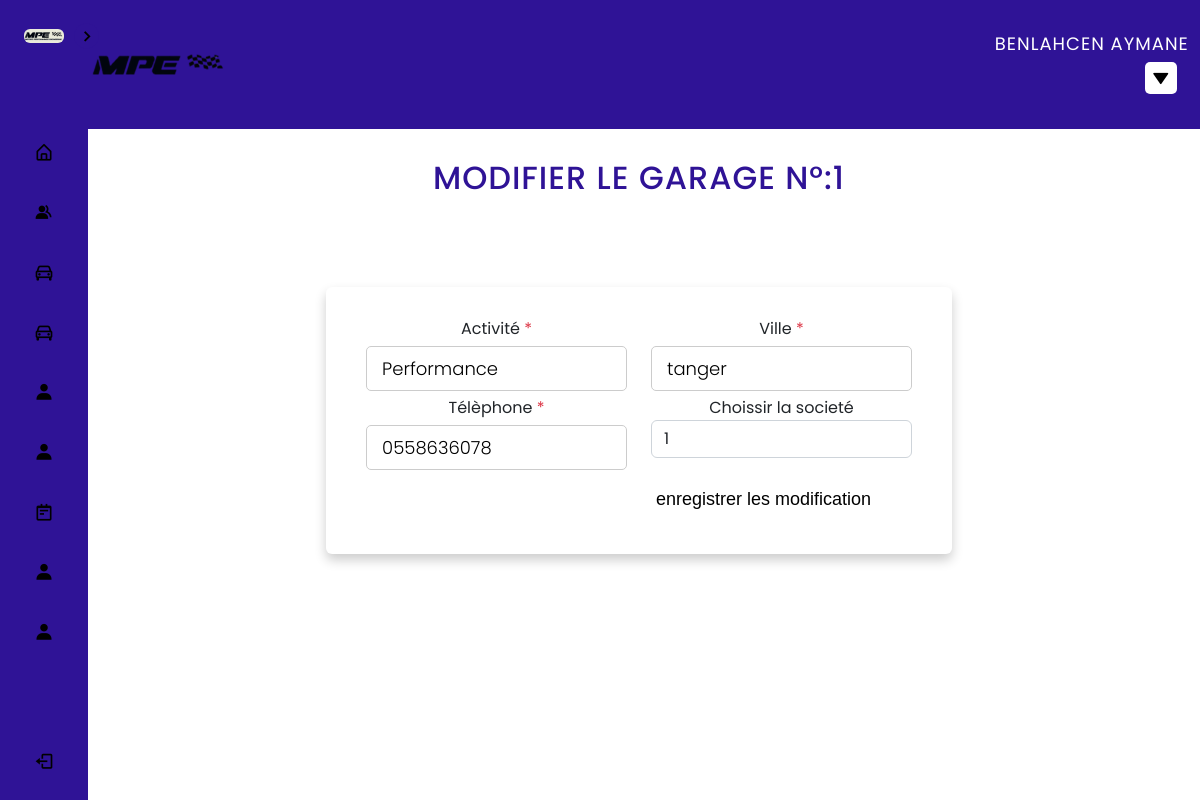
Page /admin/modifiergarage.php?idgarage=1 (signed in) on the committed database.
### tables this page shows
CREATE TABLE `garage` (
  `id_garage` int(11) NOT NULL,
  `id_societe` int(11) NOT NULL,
  `activite` varchar(150) DEFAULT NULL,
  `ville` varchar(50) DEFAULT NULL,
  `tel` varchar(15) DEFAULT NULL
);

### admin/modifiergarage.php (the view, shortened to what this page needs)
<?php
include 'header.php';
$idgarage = $_GET['idgarage'];
include 'cnxpdo.php';
if (isset($_GET['idgarage'])) {
    $req = $cnx->query("select * from garage where id_garage = $idgarage");
    $ligne = $req->fetch();
}
?>
<head>
    <link href="https://cdn.jsdelivr.net/npm/bootstrap@5.2.0-beta1/dist/css/bootstrap.min.css" rel="stylesheet">
</head>
<div class="container-fluid px-1 py-5 mx-auto">
    <div class="row d-flex justify-content-center">
        <div class="col-xl-7 col-lg-8 col-md-9 col-11 text-center">
            <h2>Modifier le garage N°:<?php echo $idgarage ?></h2>
            <div class="card">
                <form action="" method="post">
                    <div class="row justify-content-between text-left">
                        <div class="form-group col-sm-6 flex-column d-flex">
                            <label class="form-control-label px-3">Activité<span class="text-danger"> *</span></label>
                            <input type="text" id="activite" name="activite" value="<?php echo $ligne['activite'] ?>" required>
                        </div>
                        <div class="form-group col-sm-6 flex-column d-flex">
                            <label class="form-control-label px-3">Ville<span class="text-danger"> *</span></label>
                            <input type="text" id="ville" name="ville" value="<?php echo $ligne['ville'] ?>" required>
                        </div>
                    </div>
                    <div class="row justify-content-between text-left">
                        <div class="form-group col-sm-6 flex-column d-flex">
                            <label class="form-control-label px-3">Télèphone<span class="text-danger"> *</span></label>
                            <input type="text" id="tel" name="tel" value="<?php echo $ligne['tel'] ?>" required>
                        </div>
                    <div class="form-group col-sm-6 flex-column d-flex">
                        <label>Choissir la societé</label>
                        <select name="id_societe" id="id_societe" class="form-control">
                            <?php
                            $societes = $cnx->prepare("SELECT id_societe from societe");
                            $societes->execute();
                            foreach ($societes as $societe) {
                            ?>
                                <option><?php echo $societe['id_societe']; ?></option>
                            <?php
                            }
                            ?>
                        </select>
                    </div>
                    <div class="row justify-content-end">
                        <div class="form-group col-sm-6">
                            <button type="submit" name="modifier" class="btn btn-custom">enregistrer les modification</button>
                        </div>
                    </div>
                </form>
            </div>
        </div>
    </div>
</div>

### admin/header.php (shortened to what this page needs)
<?php
include 'cnx.php';
?>
<!DOCTYPE html>
<html lang="fr">
<head>
    <link href="https://cdn.jsdelivr.net/npm/bootstrap@5.2.0-beta1/dist/css/bootstrap.min.css" rel="stylesheet">
    <link rel="stylesheet" href="css/style.css">
    <link href='https://unpkg.com/boxicons@2.1.1/css/boxicons.min.css' rel='stylesheet'>
</head>
<body>
    <nav class="sidebar close">
        <header>
            <div class="image-text">
                <span class="image">
                    <a href="index.php">
                        <img src="img/logo.jpeg" alt="">
                    </a>
                </span>
            </div>
            <i class='bx bx-chevron-right toggle'></i>
        </header>
        <div class="menu-bar">
            <div class="menu">
                <ul class="menu-links">
                    <li class="nav-link">
                        <a href="index.php">
                            <i class='bx bx-home-alt icon'></i>
                        </a>
                    </li>
                    <li class="nav-link">
                        <a href="client.php">
                            <i class='bx bxs-group icon'></i>
                        </a>
                    </li>
                    <li class="nav-link">
                        <a href="voiture.php">
                            <i class='bx bx-car icon'></i>
                        </a>
                    </li>
                    <li class="nav-link">
                        <a href="piece.php">
                            <i class='bx bx-car icon'></i>
                        </a>
                    </li>
                    <li class="nav-link">
                        <a href="equipe.php">
                            <i class='bx bxs-user icon'></i>
                        </a>
                    </li>
                    <li class="nav-link">
                        <a href="employeur.php">
                            <i class='bx bxs-user icon'></i>
                        </a>
                    </li>
                    <li class="nav-link">
                        <a href="reparation.php">
                            <i class='bx bx-notepad icon'></i>
                        </a>
                    </li>
                    <li class="nav-link">
                        <a href="user.php">
                            <i class='bx bxs-user icon'></i>
                        </a>
                    </li>
                    <li class="nav-link">
                        <a href="garage.php">
                            <i class='bx bxs-user icon'></i>
                        </a>
                    </li>
                </ul>
            </div>
            <div class="bottom-content">
                <li class="">
                    <a href="logout.php">
                        <i class='bx bx-log-out icon'></i>
                    </a>
                </li>
            </div>
        </div>
    </nav>
    <section class="home">
        <div class="tfff">
            <header class="headerf">
                <img class="logo" src="img/image2.png" alt="logo">
                <span class="userrr">
                    <?php
                    $email = $_SESSION['admin'];
                    $query = "select * from admin where email = '$email'";
                    $stm = $cnx->prepare($query);
                    $stm->execute();
                    $admin = $stm->fetch();
                    echo $admin['nom'] . ' ' . $admin['prenom'];
                    ?></ </span>
                    <div class="dropdown">
                        <button class="dropbtn"><i class='bx bxs-down-arrow'></i></button>
                    </div>
            </header>

### admin/css/style.css (style rules this page uses)
* { margin: 0; padding: 0; box-sizing: border-box; font-family: 'Poppins', sans-serif; }
:root { --body-color: transparent; --sidebar-color: #2f1396; --primary-color: #2f1396; --primary-color-light: #2f1396; --toggle-color: rgb(255, 255, 255); --text-color: #ffffff; --tran-03: all 0.2s ease; --tran-03: all 0.3s ease; --tran-04: all 0.3s ease; --tran-05: all 0.3s ease; }
.ol, ul { padding-left: 0rem; }
body { min-height: 100vh; background-color: var(--body-color); transition: var(--tran-05); background-image: url("img/bgv.jpg"); }
.sidebar { position: fixed; top: 0; left: 0; height: 100%; width: 250px; padding: 10px 14px; background: var(--sidebar-color); transition: var(--tran-05); z-index: 100; }
.sidebar.close { width: 88px; }
.sidebar li { height: 50px; list-style: none; display: flex; align-items: center; margin-top: 10px; }
.sidebar header .image, .sidebar .icon { min-width: 60px; border-radius: 6px; }
.sidebar .icon { min-width: 60px; border-radius: 6px; height: 100%; display: flex; align-items: center; justify-content: center; font-size: 20px; }
.sidebar .text, .sidebar .icon { color: black; transition: var(--tran-03); }
.sidebar header { position: relative; }
.sidebar header .image-text { display: flex; align-items: center; }
.headerf { background-color: var(--sidebar-color); }
.sidebar header .image { display: flex; align-items: center; justify-content: center; }
.sidebar header .image img { width: 40px; border-radius: 6px; }
.sidebar header .toggle { position: absolute; top: 50%; right: -25px; transform: translateY(-50%) rotate(180deg); height: 25px; width: 25px; background-color: var(--primary-color); color: black; border-radius: 50%; display: flex; align-items: center; justify-content: center; font-size: 22px; cursor: pointer; transition: var(--tran-05); }
.sidebar.close .toggle { transform: translateY(-50%) rotate(0deg); }
.sidebar .menu { margin-top: 56px; }
.sidebar li a { list-style: none; height: 100%; background-color: transparent; display: flex; align-items: center; height: 100%; width: 100%; border-radius: 6px; text-decoration: none; transition: var(--tran-03); }
.sidebar .menu-bar { height: calc(100% - 55px); display: flex; flex-direction: column; justify-content: space-between; overflow-y: scroll; }
.home { position: absolute; top: 0; top: 0; left: 250px; height: 100vh; width: calc(100% - 250px); background-color: var(--body-color); transition: var(--tran-05); }
.sidebar.close ~ .home { left: 78px; height: 100vh; width: calc(100% - 78px); }
* { box-sizing: border-box; margin: 0; padding: 0; }
.tfff li, .tfff a,.tfff button { font-family: "Montserrat", sa,sans-serif; font-weight: 500; font-size: 16px; color:rgb(0, 0, 0); text-decoration: none; }
.tfff header { display: flex; justify-content: flex-end; align-items: center; padding: 0px 1%; }
.tfff .logo { cursor: pointer; margin-right: auto; }
.btn.btn-custom { padding: -1px 5px 10px 0px; text-align: center; font-size: 18px; font-weight: 500; color: #000000; background: white; border: none; border-radius: 60px; box-shadow: inset 0 0 0 0 var(--primary-color); transition: ease-out 0.5s; -webkit-transition: ease-out 0.5s; -moz-transition: ease-out 0.5s; }
* { box-sizing: border-box; -webkit-box-sizing: border-box; -moz-box-sizing: border-box; }
body { font-family: Helvetica; -webkit-font-smoothing: antialiased; background: transparent; }
h2 { text-align: center; font-size: 18px; text-transform: uppercase; letter-spacing: 1px; color: #2f1396; padding: 30px 0; }
.userrr { text-align: center; font-size: 18px; text-transform: uppercase; letter-spacing: 1px; color: white; padding: 30px 0; }
* { user-select: none; }
html, body { height: 100%; min-height: 100%; }
body { font-family: "Segoe UI", Tahoma, Geneva, Verdana, sans-serif; padding-bottom: 100px; margin: 0; background-color: #ebf3f3; }
.dropbtn { position: relative; left:150px ; width: 20px; height: 10px; background-color: #ffffff; color: white; padding: 16px; font-size: 16px; border: none; cursor: pointer; display: flex; justify-content: center; align-items: center; }
.tfff li, .tfff a, .tfff button { font-weight: 700; font-size: 9px; }
.dropdown { position: relative; display: flex; flex-direction: column; }

### rows in the picture
garage: activite "Performance", ville "tanger", tel "0558636078"

### other values in the picture
$admin['nom'] "BENLAHCEN"
$admin['prenom'] "AYMANE"
$idgarage "1"
form field id_societe "1"
